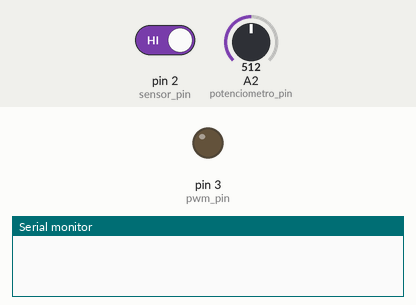
The sketch below on a simulated Arduino Uno, built with avr-gcc and run on an emulated ATmega328P. On the bench: output pins drawn as LEDs (lit = HIGH), the last lines printed to the serial monitor. The test bench sets the inputs (shaded band); at power-on: pin 2 (sensor_pin) HIGH, A2 (potenciometro_pin) = 512.

Above: at 0.1 s.
At 1.1 s:
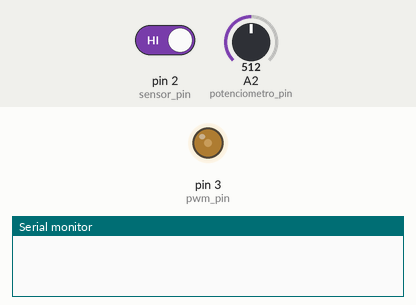
At 7.1 s:
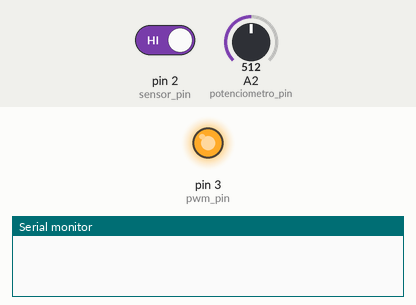
At 112.1 s:
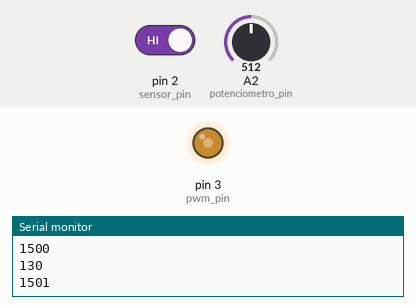
Timing chart, 0 to 113.6 s (numbered marks = the images above):
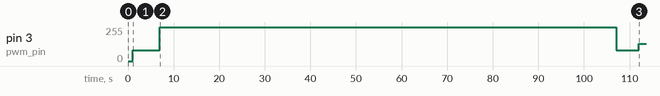

The sketch:

piSpeed.ino
```cpp
#include<PWM.h>
#include <math.h>

int sensor_pin = 2;
int pwm_pin = 3;
int potenciometro_pin = 2;
int error = 0;
double kp,ki;
int32_t frequencia = 25000;
double rpm_anterior = 1100;
const long TEMPO_AMOSTRAGEM = 50;
const int TAMANHO_VETOR_AMOSTRAGEM = 100;
double vetor_amostragem[TAMANHO_VETOR_AMOSTRAGEM];
double rpm_infinito = 2500;
double ts = 2, mp = 0.1;
long somatorio_erros = 0;
long ultimo_tempo,tempo_inicial,lastTime;
int SET_POINT = 2200;
const int Y_INFINITO = 3500;

//Função que determina a função de transferência após aplicar um degrau
double determinarFT(){

  int contador = 0;

  //aplicando pwm máximo, equivalente a 100% do ciclo
  analogWrite(pwm_pin,255);

  //contador de T
  while(contador < TAMANHO_VETOR_AMOSTRAGEM){

    //Inicialização dos contadores
    unsigned long tempo_atual = millis();

    int variacao_tempo = (tempo_atual - ultimo_tempo);

    //assegurando a leitura no intervalo de amostragem
    if(variacao_tempo>=TEMPO_AMOSTRAGEM)
    {

      //atribui o valor do sensor ao vetor
      vetor_amostragem[contador] = lerPulso();

      //correção em caso de erro no sensor
      if(vetor_amostragem[contador] == -1) vetor_amostragem[contador] = vetor_amostragem[contador-1];

      //incrementa o contador
      contador++;

      //atualiza o timer
      ultimo_tempo = tempo_atual;

    }

  }

  //Cálculo da rpm estabilizada
  rpm_infinito = calcularY_infinito();

  //retorna a constante de tempo em 63%
  return calcular_constante_tempo(rpm_infinito);

}

double calcularY_infinito(){

  //inicializando variável para a média do valor de rpm em ts
  double media_velocidade = 0;

  //loop com 5 valores, para ter uma medida mais precisa
  for (int i = TAMANHO_VETOR_AMOSTRAGEM-1; i > TAMANHO_VETOR_AMOSTRAGEM - 6; i--){
    media_velocidade+=vetor_amostragem[i];
  }

  //retorna a média
  return media_velocidade/5;

}

//calcula constante de tempo
double calcular_constante_tempo(double rpm_infinito){

  //calcula 63% do rpm no estacionário
  double rpm_63 = rpm_infinito*0.63;

  for (int i = 0; i < TAMANHO_VETOR_AMOSTRAGEM; i++)
    if (vetor_amostragem[i] >= rpm_63) return TEMPO_AMOSTRAGEM*(2*i+1)/2;

  return -1;

}

double lerPulso() {

  unsigned long duracao_pulso = pulseIn(sensor_pin, LOW);
  double frequencia = 1000000/duracao_pulso;
  if (((double)frequencia/4)*60 > Y_INFINITO*2)
    return -1;
  return ((double)frequencia/4)*60;

}

void calcularGanhosControlador(double T){

  double zeta = sqrt((log(mp)*log(mp))/(PI*PI+log(mp)*log(mp)));
  double wn = double(4)/(zeta*ts);
  ki = T*wn*wn;
  kp = 2*zeta*wn*T-1;

}

void setup() {

  //Inicialização do sensor, com delay de estabilização
  Serial.begin(9600);
  pinMode(sensor_pin, INPUT);
  digitalWrite(sensor_pin,HIGH);
  SetPinFrequencySafe(pwm_pin, frequencia);
  delay(1000);
  analogWrite(pwm_pin,80);
  delay(6000);
  tempo_inicial = millis();
  ultimo_tempo = millis();
  double T = determinarFT() - 50;
  if (T == -1)
    return;

  calcularGanhosControlador(T/1000);

  ki = (double)ki/1000;
  ki*=TEMPO_AMOSTRAGEM;

  analogWrite(pwm_pin,80);
  delay(3000);
  lastTime = millis();
  tempo_inicial = millis();
  rpm_anterior = lerPulso();
}

int atualizarPID(int rpm_target, int rpm_atual)   {

    float pid = 0;
    error=0;

   unsigned long now = millis();
   int timeChange = (now - lastTime);

   if(timeChange>=TEMPO_AMOSTRAGEM)
   {

    error = rpm_target - rpm_atual;
    somatorio_erros+=error;
    pid = (kp * error) + (ki * somatorio_erros);
    double pid_novo = (double)(1150+pid)/(calcularY_infinito());
    pid_novo*=255;
    pid_novo=constrain(int(pid_novo), 130, 255);
    lastTime = now;
    analogWrite(pwm_pin, pid_novo);

    return pid_novo;

   }

   return 0;
}


void loop() {

 double rpm_atual = lerPulso();

 if (rpm_atual == -1)
    rpm_atual = rpm_anterior;

 rpm_anterior = rpm_atual;

 double potenciometro = double(analogRead(potenciometro_pin))/1023;
 int set_potenciometro = rpm_infinito*potenciometro;
 set_potenciometro = constrain(set_potenciometro, 1500, rpm_infinito);
 SET_POINT = int(set_potenciometro);
 int pid = atualizarPID(SET_POINT, rpm_atual);

 //show values
 if (pid > 129){
  Serial.println(rpm_atual);
  Serial.println(millis()-tempo_inicial-50);
  Serial.println(set_potenciometro);
  Serial.println(pid);
  Serial.println(error);
 }

}
```

Measured:
- by itself, pin 3 (pwm_pin): 80/255 → 255/255 at 7.0 s, → 80/255 100 s later, → 130/255 5.0 s later
